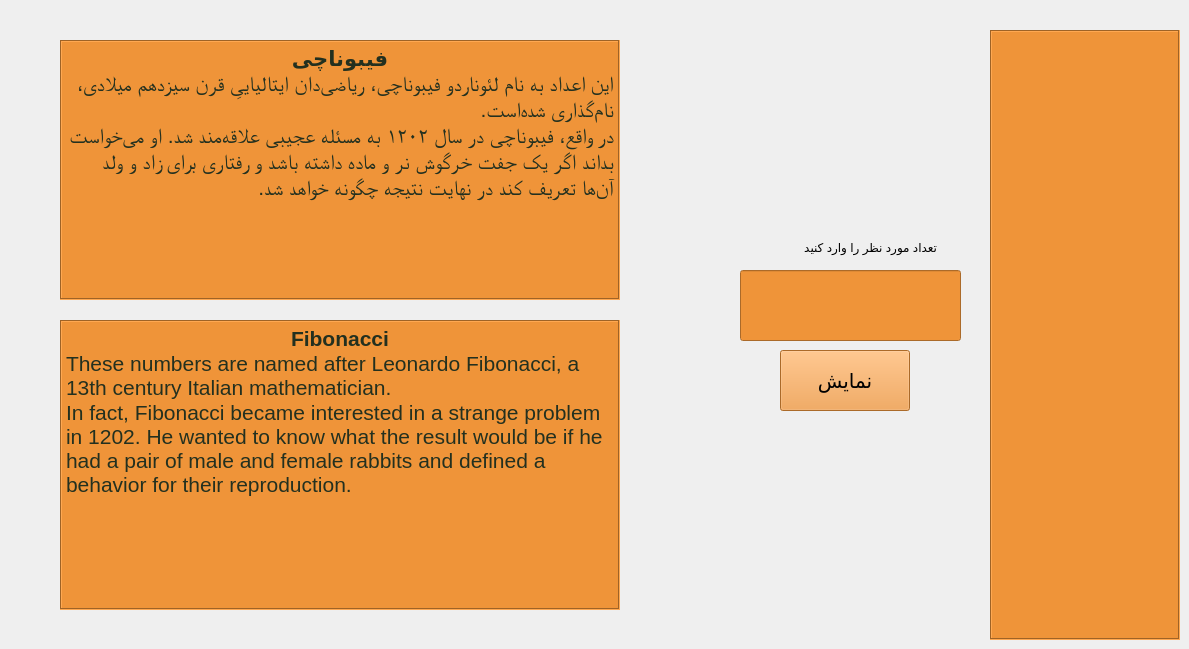
    <widget class="QWidget" name="fibonacci">
     <attribute name="title">
      <string>Fibonacci</string>
     </attribute>
     <widget class="QLabel" name="fibonacci_label">
      <property name="geometry">
       <rect>
        <x>747</x>
        <y>227</y>
        <width>200</width>
        <height>40</height>
       </rect>
      </property>
      <property name="styleSheet">
       <string notr="true">font: 75 12pt &quot;B Titr&quot;;</string>
      </property>
      <property name="text">
       <string>   تعداد مورد نظر را وارد کنید</string>
      </property>
     </widget>
     <widget class="QPushButton" name="fibonacci_button">
      <property name="geometry">
       <rect>
        <x>780</x>
        <y>350</y>
        <width>130</width>
        <height>61</height>
       </rect>
      </property>
      <property name="font">
       <font>
        <family>B Titr</family>
        <pointsize>15</pointsize>
        <kerning>true</kerning>
       </font>
      </property>
      <property name="cursor">
       <cursorShape>PointingHandCursor</cursorShape>
      </property>
      <property name="styleSheet">
       <string notr="true">background-color:#ef9439;</string>
      </property>
      <property name="text">
       <string>نمایش</string>
      </property>
     </widget>
     <widget class="QTextBrowser" name="fibonacci_out">
      <property name="geometry">
       <rect>
        <x>990</x>
        <y>30</y>
        <width>190</width>
        <height>610</height>
       </rect>
      </property>
      <property name="styleSheet">
       <string notr="true">background-color:#ef9439;
color:#23301f;
font: 20pt &quot;Bell MT&quot;;
text-align: center;</string>
      </property>
      <property name="frameShape">
       <enum>QFrame::Box</enum>
      </property>
      <property name="html">
       <string>&lt;!DOCTYPE HTML PUBLIC &quot;-//W3C//DTD HTML 4.0//EN&quot; &quot;http://www.w3.org/TR/REC-html40/strict.dtd&quot;&gt;
&lt;html&gt;&lt;head&gt;&lt;meta name=&quot;qrichtext&quot; content=&quot;1&quot; /&gt;&lt;style type=&quot;text/css&quot;&gt;
p, li { white-space: pre-wrap; }
&lt;/style&gt;&lt;/head&gt;&lt;body style=&quot; font-family:'Bell MT'; font-size:20pt; font-weight:400; font-style:normal;&quot;&gt;
&lt;p align=&quot;center&quot; style=&quot;-qt-paragraph-type:empty; margin-top:0px; margin-bottom:0px; margin-left:0px; margin-right:0px; -qt-block-indent:0; text-indent:0px; font-family:'B Roya'; font-size:11pt; font-weight:72;&quot;&gt;&lt;br /&gt;&lt;/p&gt;&lt;/body&gt;&lt;/html&gt;</string>
      </property>
     </widget>
     <widget class="QTextBrowser" name="fibonacci_fa">
      <property name="geometry">
       <rect>
        <x>60</x>
        <y>40</y>
        <width>560</width>
        <height>260</height>
       </rect>
      </property>
      <property name="styleSheet">
       <string notr="true">background-color:#ef9439;
color:#23301f;
font: 75 8pt &quot;0 Titr Bold&quot;;</string>
      </property>
      <property name="frameShape">
       <enum>QFrame::Box</enum>
      </property>
      <property name="html">
       <string>&lt;!DOCTYPE HTML PUBLIC &quot;-//W3C//DTD HTML 4.0//EN&quot; &quot;http://www.w3.org/TR/REC-html40/strict.dtd&quot;&gt;
&lt;html&gt;&lt;head&gt;&lt;meta name=&quot;qrichtext&quot; content=&quot;1&quot; /&gt;&lt;style type=&quot;text/css&quot;&gt;
p, li { white-space: pre-wrap; }
&lt;/style&gt;&lt;/head&gt;&lt;body style=&quot; font-family:'0 Titr Bold'; font-size:8pt; font-weight:72; font-style:normal;&quot;&gt;
&lt;p align=&quot;center&quot; dir='rtl' style=&quot; margin-top:0px; margin-bottom:0px; margin-left:0px; margin-right:0px; -qt-block-indent:0; text-indent:0px;&quot;&gt;&lt;span style=&quot; font-family:'B Bad'; font-size:16pt; font-weight:600;&quot;&gt;فیبوناچی&lt;/span&gt;&lt;/p&gt;
&lt;p align=&quot;right&quot; dir='rtl' style=&quot; margin-top:0px; margin-bottom:0px; margin-left:0px; margin-right:0px; -qt-block-indent:0; text-indent:0px;&quot;&gt;&lt;span style=&quot; font-family:'B Roya'; font-size:16pt;&quot;&gt;این اعداد به نام لئوناردو فیبوناچی، ریاضی‌دان ایتالیاییِ قرن سیزدهم میلادی، نام‌گذاری شده‌است.&lt;/span&gt;&lt;/p&gt;
&lt;p dir='rtl' style=&quot; margin-top:0px; margin-bottom:0px; margin-left:0px; margin-right:0px; -qt-block-indent:0; text-indent:0px;&quot;&gt;&lt;span style=&quot; font-family:'B Roya'; font-size:16pt;&quot;&gt;در واقع، فیبوناچی در سال ۱۲۰۲ به مسئله عجیبی علاقه‌مند شد. او می‌خواست بداند اگر یک جفت خرگوش نر و ماده داشته باشد و رفتاری برای زاد و ولد آن‌ها تعریف کند در نهایت نتیجه چگونه خواهد شد.&lt;/span&gt;&lt;/p&gt;&lt;/body&gt;&lt;/html&gt;</string>
      </property>
     </widget>
     <widget class="QTextBrowser" name="fibonacci_en">
      <property name="geometry">
       <rect>
        <x>60</x>
        <y>320</y>
        <width>560</width>
        <height>290</height>
       </rect>
      </property>
      <property name="styleSheet">
       <string notr="true">background-color:#ef9439;
color:#23301f;
font: 22pt &quot;NPIParisa&quot;;

</string>
      </property>
      <property name="frameShape">
       <enum>QFrame::Box</enum>
      </property>
      <property name="html">
       <string>&lt;!DOCTYPE HTML PUBLIC &quot;-//W3C//DTD HTML 4.0//EN&quot; &quot;http://www.w3.org/TR/REC-html40/strict.dtd&quot;&gt;
&lt;html&gt;&lt;head&gt;&lt;meta name=&quot;qrichtext&quot; content=&quot;1&quot; /&gt;&lt;style type=&quot;text/css&quot;&gt;
p, li { white-space: pre-wrap; }
&lt;/style&gt;&lt;/head&gt;&lt;body style=&quot; font-family:'NPIParisa'; font-size:22pt; font-weight:400; font-style:normal;&quot;&gt;
&lt;p align=&quot;center&quot; style=&quot; margin-top:0px; margin-bottom:0px; margin-left:0px; margin-right:0px; -qt-block-indent:0; text-indent:0px;&quot;&gt;&lt;span style=&quot; font-family:'MS Shell Dlg 2'; font-size:16pt; font-weight:600;&quot;&gt;Fibonacci&lt;/span&gt;&lt;/p&gt;
&lt;p style=&quot; margin-top:0px; margin-bottom:0px; margin-left:0px; margin-right:0px; -qt-block-indent:0; text-indent:0px;&quot;&gt;&lt;span style=&quot; font-family:'MS Shell Dlg 2'; font-size:16pt; font-weight:72;&quot;&gt;These numbers are named after Leonardo Fibonacci, a 13th century Italian mathematician.&lt;/span&gt;&lt;/p&gt;
&lt;p style=&quot; margin-top:0px; margin-bottom:0px; margin-left:0px; margin-right:0px; -qt-block-indent:0; text-indent:0px;&quot;&gt;&lt;span style=&quot; font-family:'MS Shell Dlg 2'; font-size:16pt; font-weight:72;&quot;&gt;In fact, Fibonacci became interested in a strange problem in 1202. He wanted to know what the result would be if he had a pair of male and female rabbits and defined a behavior for their reproduction.&lt;/span&gt;&lt;/p&gt;&lt;/body&gt;&lt;/html&gt;</string>
      </property>
     </widget>
     <widget class="QLineEdit" name="fibonacci_input">
      <property name="geometry">
       <rect>
        <x>740</x>
        <y>270</y>
        <width>221</width>
        <height>71</height>
       </rect>
      </property>
      <property name="styleSheet">
       <string notr="true">font: 20pt &quot;Bell MT&quot;;
background-color:#ef9439;
color:#23301f;
text-align: center;</string>
      </property>
     </widget>
    </widget>
